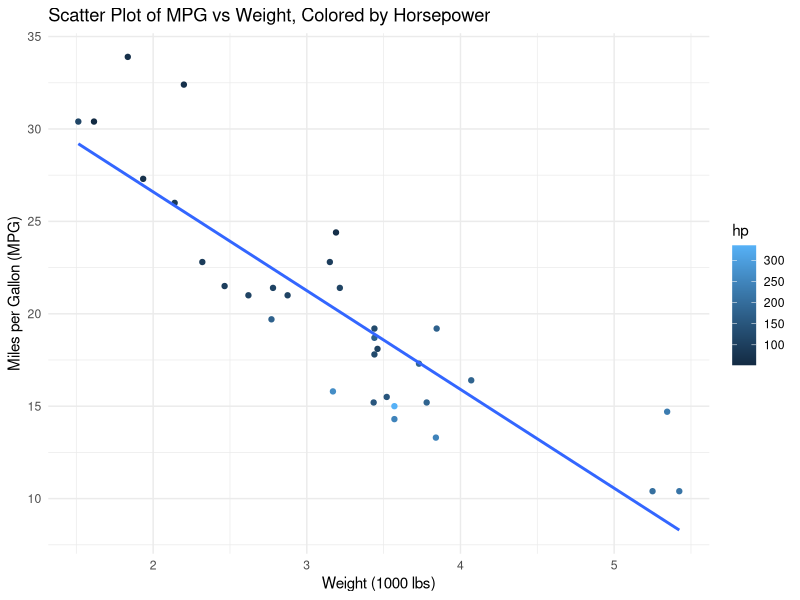
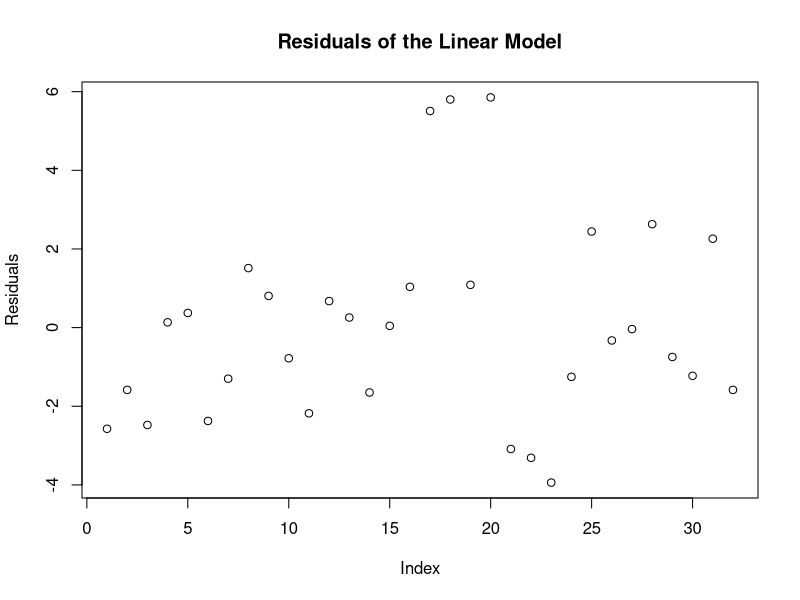

The R source for these figures, in order:
## ---- chunk 1
knitr::opts_chunk$set(echo = TRUE)
## ---- chunk 2
# Load necessary libraries
library(ggplot2)
## ---- chunk 3
# Load the mtcars dataset
data("mtcars")

# Display the first few rows of the dataset
head(mtcars)
## ---- chunk 4
# Fit linear model
lm_model <- lm(mpg ~ wt + hp, data = mtcars)

# Display the summary of the model
summary(lm_model)
## ---- chunk 5
# Compute the design matrix
design_matrix <- model.matrix(lm_model)

# Display the design matrix
head(design_matrix)
## ---- chunk 6
# New data for prediction
new_data <- data.frame(wt = c(3, 4), hp = c(110, 150))

# Predict new values
predictions <- predict(lm_model, newdata = new_data)

# Display predictions
predictions
## ---- chunk 7
# Scatter plot of mpg vs wt, colored by hp
ggplot(mtcars, aes(x = wt, y = mpg, color = hp)) +
  geom_point() +
  geom_smooth(method = "lm", se = FALSE) +
  labs(title = "Scatter Plot of MPG vs Weight, Colored by Horsepower",
       x = "Weight (1000 lbs)",
       y = "Miles per Gallon (MPG)") +
  theme_minimal()
## ---- chunk 8
# Fit the linear model
lm_model <- lm(mpg ~ hp + wt, data = mtcars)
summary(lm_model)
## ---- chunk 9
# Solution
plot(lm_model$residuals, main = "Residuals of the Linear Model", xlab = "Index", ylab = "Residuals")
## ---- chunk 10
# Solution
new_data <- data.frame(hp = 110, wt = 2.5)
predicted_mpg <- predict(lm_model, newdata = new_data)
predicted_mpg
